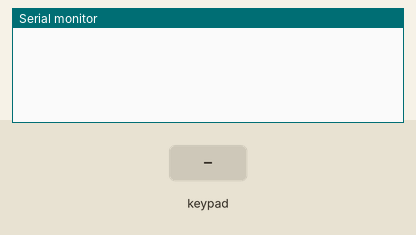
Bench run of a sketch on a simulated ESP32. On the bench: the last lines printed to the serial monitor. Inputs (shaded band) come from the test bench.

Above: at 1.2 s.
1.3 s: key 'D' pressed
At 2.1 s:
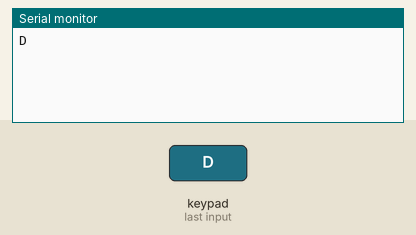
2.8 s: keypad keys 1 2 1 3 1 4 2 7 pressed 0.4 s apart
At 6.5 s:
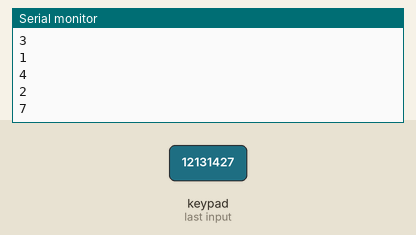
7.5 s: key '#' pressed
At 8.1 s:
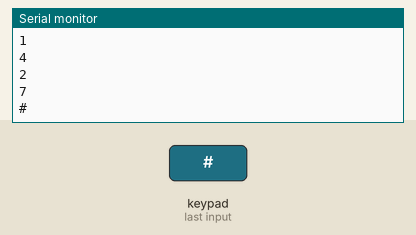
9.0 s: keypad keys 1 2 1 3 1 4 2 7 * pressed 0.4 s apart
At 12.6 s:
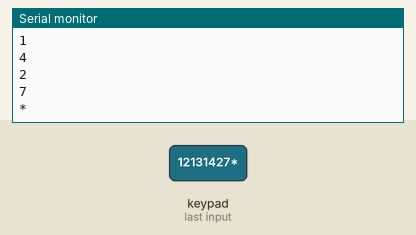
14.1 s: key 'C' pressed
At 15.3 s:
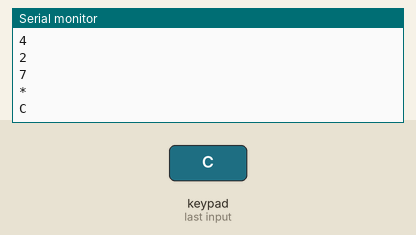
15.6 s: keypad keys 1 2 1 3 1 4 2 7 A pressed 0.4 s apart
At 19.1 s:
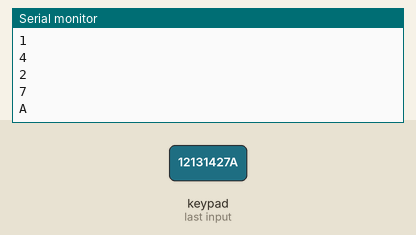
Timing chart, 0 to 20.6 s (numbered marks = the images above; inputs shaded):
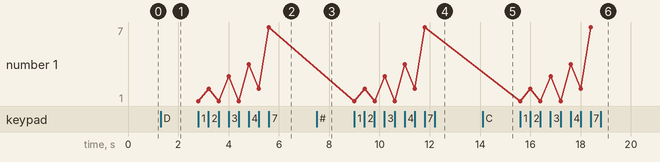

Measured:
- after the input at 1.3 s, the serial monitor: prints a new line at once (image 1)
- after the input at 2.8 s, the serial monitor: prints a new line at once (image 2)
- after the input at 7.5 s, the serial monitor: prints a new line at once (image 3)
- after the input at 9.0 s, the serial monitor: prints a new line at once (image 4)
- after the input at 14.1 s, the serial monitor: prints a new line at once (image 5)
- after the input at 15.6 s, the serial monitor: prints a new line at once (image 6)

The sketch:

keypad_testCode.ino
```cpp
#include <Keypad.h>

// Define the number of rows and columns in the keypad
const byte ROWS = 4; // Four rows
const byte COLS = 4; // Four columns

// Define the symbols on the buttons of the keypad
char hexaKeys[ROWS][COLS] = {
  { 'D', '#', '0', '*' },
  { 'C', '9', '8', '7' },
  { 'B', '6', '5', '4' },
  { 'A', '3', '2', '1' }
};

byte rowPins[ROWS] = { 12, 13, 14, 27 };
byte colPins[COLS] = { 26, 25, 33, 32 };

// Create the Keypad object
Keypad customKeypad = Keypad(makeKeymap(hexaKeys), rowPins, colPins, ROWS, COLS);

void setup() {
  Serial.begin(115200);
}

void loop() {
  char customKey = customKeypad.getKey();

  if (customKey) {
    Serial.println(customKey);
  }
}
```
